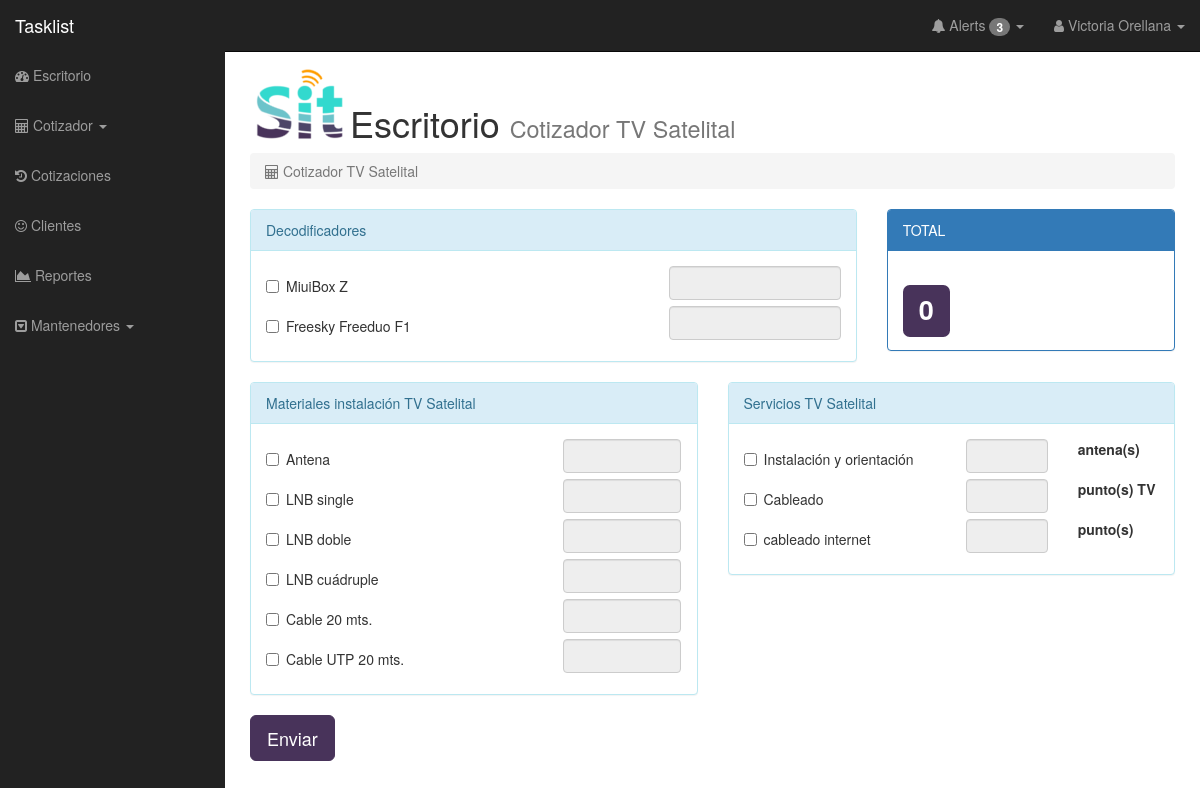
The page /controller/dashboard.php?accion=cotizarDeco& (signed in) on the database its author committed.
### tables this page shows
CREATE TABLE IF NOT EXISTS `categoria` (
  `idCategoria` int(11) NOT NULL AUTO_INCREMENT,
  `idCCosto` int(11) NOT NULL,
  `nombre` varchar(50) NOT NULL,
  `ordenFormulario` int(11) DEFAULT NULL,
  `tooltip` varchar(500) DEFAULT NULL,
  PRIMARY KEY (`idCategoria`),
  KEY `idCcosto` (`idCCosto`)
);

CREATE TABLE IF NOT EXISTS `producto` (
  `idProducto` int(11) NOT NULL AUTO_INCREMENT,
  `idCategoria` int(11) NOT NULL,
  `nombre` varchar(100) NOT NULL,
  `idPadre` int(11) DEFAULT NULL,
  `valorNeto` int(11) NOT NULL,
  `linkProveedor` text NOT NULL,
  `linkFoto` text NOT NULL,
  PRIMARY KEY (`idProducto`),
  KEY `idCategoria` (`idCategoria`)
);

CREATE TABLE IF NOT EXISTS `ccosto` (
  `idCcosto` int(11) NOT NULL AUTO_INCREMENT,
  `nombre` varchar(50) NOT NULL,
  PRIMARY KEY (`idCcosto`)
);

CREATE TABLE IF NOT EXISTS `servicio` (
  `idServicio` int(11) NOT NULL AUTO_INCREMENT,
  `idCcosto` int(11) NOT NULL,
  `nombre` varchar(50) NOT NULL,
  `uMedida` varchar(50) NOT NULL,
  `valorNeto` int(11) NOT NULL,
  PRIMARY KEY (`idServicio`),
  KEY `idCcosto` (`idCcosto`)
);

### model/sesion.class.php (called while the page is built, shortened)
<?php
class sesion{
	function validarSesion(){
            if(isset($_SESSION['usuarioValido']) && $_SESSION['usuarioValido']==1){
                return true;
            }else{
                return false;
            }
	}
}
?>

### model/categoria.class.php (called while the page is built, shortened)
<?php
class categoria {
    function obtenerCategoria($db,$idCCosto,$ordenFormulario){
        $sql = "SELECT idCategoria"
                . " FROM categoria "
                . "WHERE idCCosto=".$idCCosto." AND ordenFormulario=".$ordenFormulario;
        $res = $db->query($sql)->fetch();
        return $res[0];
    }
    function getNombre($db,$idCategoria){
         $sql = "SELECT nombre"
                . " FROM categoria "
                . "WHERE idCategoria=".$idCategoria;
        $res = $db->query($sql, PDO::FETCH_ASSOC)->fetch();
        return $res['nombre'];
    }
}

### model/producto.class.php (called while the page is built, shortened)
<?php
class producto {
    function obtenerProductosCategoria($db,$idCategoria){
        $sql = "SELECT idProducto,"
                . "nombre,"
                . "valorNeto"
                . " FROM producto WHERE idCategoria=".$idCategoria;
		$res = $db->query($sql)->fetchAll();
        return $res;
    }
}

### model/ccosto.class.php (called while the page is built, shortened)
<?php
class ccosto {
    function getNombre($db,$idCCosto){
         $sql = "SELECT nombre"
                . " FROM ccosto "
                . "WHERE idCCosto=".$idCCosto;
        $res = $db->query($sql)->fetch();
        return $res[0];
    }
}

### model/servicio.class.php (called while the page is built, shortened)
<?php
class servicio {
    function obtenerServiciosCCosto($db,$idCCosto){
        $sql = "SELECT idServicio,"
                . "nombre,uMedida,"
                . "valorNeto"
                . " FROM servicio WHERE idCCosto=".$idCCosto;
		$res = $db->query($sql)->fetchAll();
        return $res;
    }
}

### view/funciones.php (the view, shortened to what this page needs)
<?php
function html_lista_productos_form($db,$idCCosto,$ordenFormulario){
    $oCategoria = new Categoria();
    $idCategoria = $oCategoria->obtenerCategoria($db, $idCCosto, $ordenFormulario);
    $oProducto = new Producto();
    $data = $oProducto->obtenerProductosCategoria($db,$idCategoria);
    ?>
     <div class="panel panel-info">
         <div class="panel-heading"><?php echo $oCategoria->getNombre($db, $idCategoria); ?></div>
        <div class="panel-body">
    <?php
    foreach($data as $value){ ?>
        <div class="row">
            <div class="col-lg-8">
                <div class="checkbox">
                    <label><input type="checkbox"
                                  name="checkP<?php echo $value['idProducto']; ?>"
                                  id="checkP<?php echo $value['idProducto']; ?>"
                                  value="<?php echo $value['idProducto']; ?>">
                        <?php echo $value['nombre']; ?>
                    </label>
                </div>
            </div>
            <div class="col-lg-4">
                <input type="number"
                       class="form-control"
                       id="cantP<?php echo $value['idProducto']; ?>"
                       name="cantP<?php echo $value['idProducto']; ?>"
                       readonly
                       />
            </div>
        </div>
    <?php }      ?>
        </div>
    </div>
<?php
}
function html_lista_servicios_form($db,$idCCosto){
    $oCCosto = new CCosto();
    $oServicio = new Servicio();
    $data = $oServicio->obtenerServiciosCCosto($db,$idCCosto);
    ?>
     <div class="panel panel-info">
         <div class="panel-heading">Servicios <?php echo trim($oCCosto->getNombre($db, $idCCosto)); ?></div>
        <div class="panel-body">
    <?php
    foreach($data as $value){ ?>
        <div class="row">
            <div class="col-lg-6">
                <div class="checkbox">
                    <label><input type="checkbox"
                                  name="checkS<?php echo $value['idServicio']; ?>"
                                  id="checkS<?php echo $value['idServicio']; ?>"
                                  value="<?php echo $value['idServicio']; ?>">
                        <?php echo $value['nombre']; ?>
                    </label>
                </div>
            </div>
            <div class="col-lg-3">
                <input type="number"
                       class="form-control"
                       id="cantS<?php echo $value['idServicio']; ?>"
                       name="cantS<?php echo $value['idServicio']; ?>"
                       readonly
                       />
            </div>
            <div class="col-lg-3">
                <label><?php echo $value['uMedida']; ?></label>
            </div>
        </div>
    <?php }      ?>
        </div>
    </div>
<?php
}
    ?>

### controller/dashboard.php (shortened to what this page needs)
<?php
include('../model/sesion.class.php');
$sesion=new Sesion();
if($sesion->validarSesion()){
    include('../view/sidebar.php');
    include('../model/conn.php');
    if(isset($_GET['accion']) && $_GET['accion']=="editaMiPerfil"){
        $aDatos = array();
        $aDatos['nombreUsuario'] = $sesion->getNombreUsuario();
        $aDatos['emailUsuario'] = $sesion->getEmailUsuario();
        include('../model/conn.php');
        include('../model/perfil.class.php');
        $perfil = new Perfil();
        $aPerfiles = $perfil->getTodosLosPerfiles($db);
        include('../view/formMiPerfil.php');
    }elseif(isset($_GET['accion']) && $_GET['accion']=="cotizarDeco"){
        include('../model/categoria.class.php');
        include('../model/producto.class.php');
        include('../model/ccosto.class.php');
        include('../model/servicio.class.php');
        include('../view/cotizarDeco.php');
    }elseif(isset($_GET['accion']) && $_GET['accion']=="verCotizacionDeco"){
        include('../model/cotizacion.class.php');
        include('../view/verCotizacionDeco.php');
    }elseif(isset($_GET['accion']) && $_GET['accion']=="CRUDCategoria"){
        include('../model/categoria.class.php');
        include('../model/ccosto.class.php');
        include('../view/CRUDCategoria.php');
    }else{
        include('../model/cotizacion.class.php');
        include('../model/visita.class.php');
        include('../view/center.php');
    }
}else{
    header('Location: ../index.html?err=NOhaySesion');
}
?>

### view/sidebar.php (shortened to what this page needs)
  <nav class="navbar navbar-inverse navbar-fixed-top" role="navigation">
    <div class="navbar-header">
      <a class="navbar-brand" href="index.html">Tasklist</a>
    </div>
    <div class="collapse navbar-collapse navbar-ex1-collapse">
      <ul class="nav navbar-nav side-nav">
        <li <?php if(!isset($_GET['accion'])) echo "class='active'"; ?> >
            <a href="dashboard.php"><i class="fa fa-dashboard"></i> Escritorio</a>
        </li>
        <li class="dropdown">
          <a href="#" class="dropdown-toggle" data-toggle="dropdown"><i class="fa fa-calculator"></i> Cotizador <b class="caret"></b></a>
        </li>
        <li><a href="#"><i class="fa fa-history"></i> Cotizaciones</a></li>
        <li><a href="#"><i class="fa fa-smile-o"></i> Clientes</a></li>
        <li><a href="#"><i class="fa fa-area-chart"></i> Reportes</a></li>
        <li class="dropdown">
          <a href="#" class="dropdown-toggle" data-toggle="dropdown"><i class="fa fa-caret-square-o-down"></i> Mantenedores <b class="caret"></b></a>
        </li>
      </ul>
      <ul class="nav navbar-nav navbar-right navbar-user">
        <li class="dropdown alerts-dropdown">
          <a href="#" class="dropdown-toggle" data-toggle="dropdown"><i class="fa fa-bell"></i> Alerts <span class="badge">3</span> <b class="caret"></b></a>
        </li>
        <li class="dropdown user-dropdown">
          <a href="#" class="dropdown-toggle" data-toggle="dropdown">
<i class="fa fa-user"></i> <?php echo $_SESSION['nombreUsuario']; ?> <b class="caret"></b></a>
        </li>
      </ul>
    </div>
  </nav>

### view/cotizarDeco.php (shortened to what this page needs)
<?php
    include("funciones.php");
?>
<div id="page-wrapper">
        <div class="row">
          <div class="col-lg-12">
			<img src="../view/images/logo_chico_100x78.png" />
            <h1 style="margin-top: -40px; margin-left: 100px; " >Escritorio <small>Cotizador TV Satelital</small></h1>
            <ol class="breadcrumb">
              <li class="active"><i class="fa fa-calculator"></i> Cotizador TV Satelital</li>
            </ol>
          </div>
        </div>
        <form  name="cotizador"
               id="cotizador"
               role="form"
               action="../controller/grabaCotizacion.php"
               method="post">
        <div class="row">
            <div class="col-lg-8">
                <?php html_lista_productos_form($db,CCOSTOTVSATELITAL,1); ?>
            </div>
            <div class="col-lg-4">
                <div class="panel panel-primary">
                    <div class="panel-heading">TOTAL</div>
                    <div class="panel-body"><h1><span class="label label-primary" id="respuesta" >0</span></h1></div>
                </div>
            </div>
        </div>
        <div class="row">
            <div class="col-lg-6">
                <?php html_lista_productos_form($db,CCOSTOTVSATELITAL,2); ?>
            </div>
            <div class="col-lg-6">
                <?php html_lista_servicios_form($db,CCOSTOTVSATELITAL); ?>
            </div>
        </div>
        <div class="row">
            <div class="col-lg-12">
                <a href="#" class="btn btn-lg btn-success"
                   data-toggle="modal"
                    data-target="#myModal">Enviar</a>
        </div>
  </form>
  </div>

### view/css/sb-admin.css (style rules this page uses)
body { margin-top: 50px; }
#wrapper { padding-left: 0; }
#page-wrapper { width: 100%; padding: 5px 15px; }
@media (min-width:768px) { #wrapper { padding-left: 225px; } }
@media (min-width:768px) { #page-wrapper { padding: 15px 25px; } }
@media (min-width:768px) { .side-nav { margin-left: -225px; left: 225px; width: 225px; position: fixed; top: 50px; height: 100%; border-radius: 0; border: none; background-color: #222222; overflow-y: auto; } }
@media (min-width:768px) { .side-nav>li>a { width: 225px; } }
@media (min-width:768px) { .navbar-collapse { padding-left: 15px !important; padding-right: 15px !important; } }

### view/css/sit.css (style rules this page uses)
.label-primary { background-color: #48335A; }
.btn-success { color: #FFF; background-color: #48335A; border-color: #48335A; }

### rows shown on the page
categoria: $oCategoria->getNombre($db, $idCategoria) "Decodificadores"
producto: nombre "MiuiBox Z"
producto: nombre "Freesky Freeduo F1"
categoria: $oCategoria->getNombre($db, $idCategoria) "Materiales instalación TV Satelital"
producto: nombre "Antena"
producto: nombre "LNB single"
producto: nombre "LNB doble"
producto: nombre "LNB cuádruple"
producto: nombre "Cable 20 mts."
producto: nombre "Cable UTP 20 mts."
ccosto: nombre "TV Satelital"
servicio: nombre "Instalación y orientación", uMedida "antena(s)"
servicio: nombre "Cableado", uMedida "punto(s) TV"
servicio: nombre "cableado internet", uMedida "punto(s)"

### other values the page prints
$_SESSION['nombreUsuario'] "Victoria Orellana"
